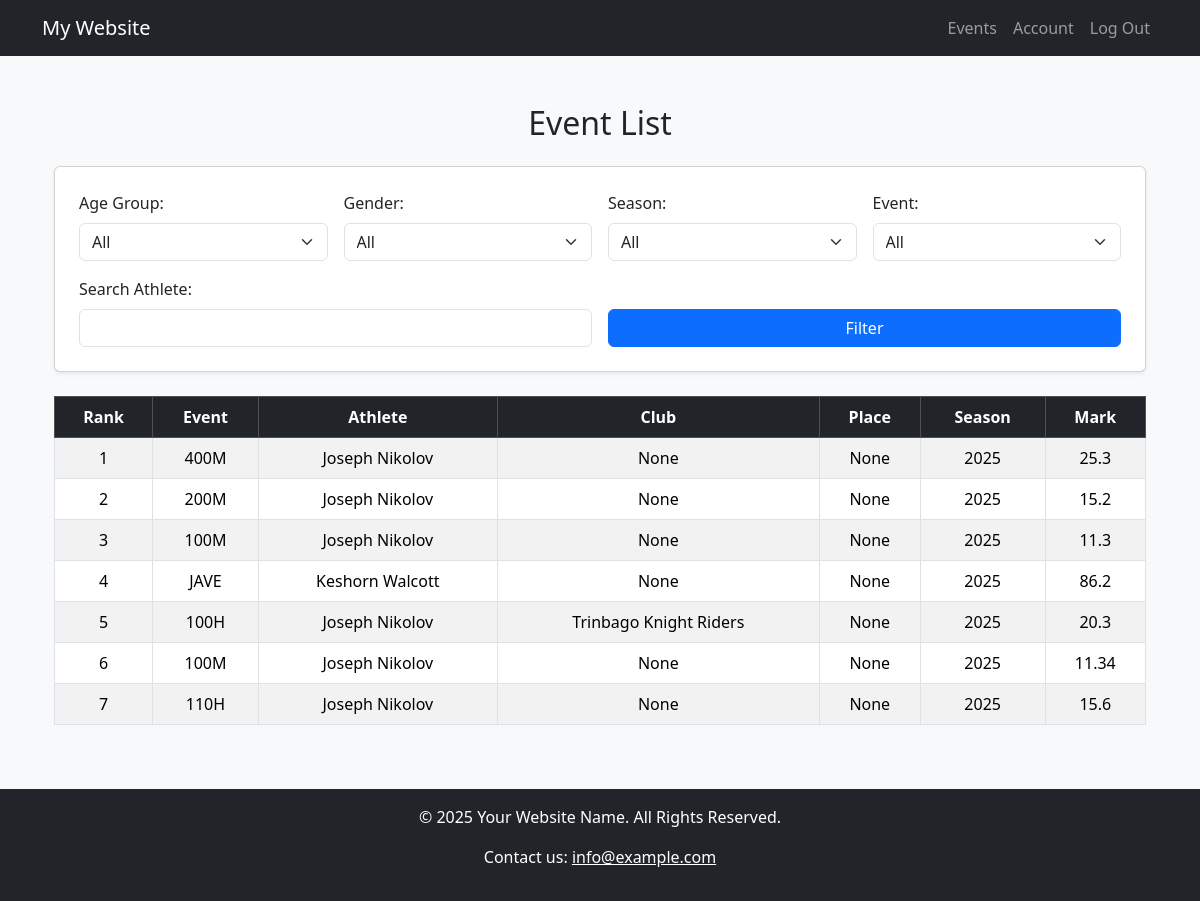
Screenshot of /events/ (signed in) with the database file from the repository.
### webApp/models.py (models this page shows, shortened)
class Match(models.Model):
    AGES = [
        ("OPEN", "Open"),
        ("U-23", "Under-23"),
        ("U-20", "Under-20"),
        ("U-18", "Under-18"),
        ("U-17", "Under-17"),
        ("U-15", "Under-15"),
        ("U-13", "Under-13"),
        ("U-11", "Under-11"),
        ("U-09", "Under-9"),
    ]
    SEASON = [
        (2025, "2025"),
        (2024, "2024"),
        (2023, "2023"),
        (2022, "2022"),
        (2021, "2021"),
        (2020, "2020"),
        (2019, "2019"),
    ]
    EVENTS = [
        ("60M", "60 Meters"),
        ("80M", "80 Meters"),
        ("100M", "100 Meters"),
        ("200M", "200 Meters"),
        ("400M", "400 Meters"),
        ("800M", "800 Meters"),
        ("1000M", "1000 Meters"),
        ("1200M", "1200 Meters"),
        ("1500M", "1500 Meters"),
        ("3000M", "3000 Meters"),
        ("5000M", "5000 Meters"),
        ("10000M", "10000 Meters"),
        ("60H", "60 Hurdles"),
        ("100H", "100 Hurdles"),
        ("110H", "110 Hurdles"),
        ("400H", "400 Hurdles"),
        ("3000SC", "3000 SC"),
        ("4100R", "4×100 Relay"),
        ("4400R", "4×400 Relay"),
        ("HM", "Half Marathon"),
        ("M", "Marathon"),
        ("20KW", "20K Walk"),
        ("PENT", "Pentathlon"),
        ("HEPT", "Heptathlon"),
        ("OCTA", "Octathlon"),
        ("DECA", "Decathlon"),
        ("HJ", "High Jump"),
        ("LJ", "Long Jump"),
        ("TRJ", "Triple Jump"),
        ("PV", "Pole Vault"),
        ("DISCUS", "Discus"),
        ("JAVE", "Javelin"),
        ("HAM", "Hammer"),
        ("SHOT", "Shot Put"),
        ("80H", "80 Hurdles"),
        ("BT", "Ball Throw"),
    ]
    matchID = models.AutoField(primary_key=True)
    athlete = models.ForeignKey(AthleteProfile, on_delete=models.CASCADE, related_name="matches")
    event = models.CharField(max_length=20, choices=EVENTS, null=True)
    windSpeed = models.DecimalField(max_digits=3, decimal_places=1)
    place = models.CharField(max_length=200, null=True, blank=True)
    date = models.DateField(blank=False)
    location = models.CharField(max_length=200)
    mark = models.CharField(max_length=10)
    age = models.CharField(max_length=5, choices=AGES)
    club = models.CharField(max_length=200, default=None, blank=True, null=True)
    personalBest = models.DecimalField(max_digits=10, decimal_places=2, blank=True, null=True)
    season = models.IntegerField(choices=SEASON)
    gender = models.CharField(max_length=6, choices=AthleteProfile.GENDER)

class AthleteProfile(models.Model):
    GENDER = [
        ("MALE", "Male"),
        ("FEMALE", "Female")
    ]
    user = models.OneToOneField(User, on_delete=models.CASCADE, primary_key=True)
    name = models.CharField(max_length=50, null=False, blank=False)
    gender = models.CharField(max_length=6, choices=GENDER)
    weight = models.DecimalField(max_digits=6, decimal_places=2)
    height = models.DecimalField(max_digits=4, decimal_places=2)
    dob = models.DateField()
    biography = models.CharField(max_length=1000, blank=True, null=True)
    smLinks = models.URLField(max_length=500, blank=True, null=True)

### webApp/views.py (the view)
# urls.py: path('events/', views.event_list, name='event_list'),
def event_list(request):
    matches = Match.objects.all()
    users = User.objects.all()
    age_filter = request.GET.get('age', '')
    gender_filter = request.GET.get('gender', '')
    season_filter = request.GET.get('season', '')
    event_filter = request.GET.get('event', '')
    athlete_search = request.GET.get('athlete', '')
    if age_filter:
        matches = matches.filter(age=age_filter)
    if gender_filter:
        matches = matches.filter(gender=gender_filter)
    if season_filter:
        matches = matches.filter(season=season_filter)
    if event_filter:
        matches = matches.filter(event=event_filter)
    if athlete_search:
        matches = matches.filter(athlete__name__icontains=athlete_search)
    event_types = {
        "60M": "ascending",
        "80M": "ascending",
        "100M": "ascending",
        "200M": "ascending",
        "400M": "ascending",
        "800M": "ascending",
        "1000M": "ascending",
        "1200M": "ascending",
        "1500M": "ascending",
        "3000M": "ascending",
        "5000M": "ascending",
        "10000M": "ascending",
        "60H": "ascending",
        "80H": "ascending",
        "100H": "ascending",
        "110H": "ascending",
        "400H": "ascending",
        "3000SC": "ascending",
        "4100R": "ascending",
        "4400R": "ascending",
        "HM": "ascending",   # Half Marathon
        "M": "ascending",    # Marathon
        "20KW": "ascending",
        "PENT": "descending",  # Pentathlon
        "HEPT": "descending",  # Heptathlon
        "OCTA": "descending",  # Octathlon
        "DECA": "descending",  # Decathlon
        "HJ": "descending",  # High Jump
        "LJ": "descending",  # Long Jump
        "TRJ": "descending", # Triple Jump
        "PV": "descending",  # Pole Vault
        "DISCUS": "descending",
        "JAVE": "descending",  # Javelin
        "HAM": "descending",   # Hammer
        "SHOT": "descending",  # Shot Put
        "BT": "descending",    # Ball Throw
    }
    if event_filter and event_filter in event_types:
        if event_types[event_filter] == "ascending":
            matches = matches.order_by("mark")  # Lower is better (race times)
        else:
            matches = matches.order_by("-mark")  # Higher is better (jump distances, throws)
    ranked_matches = []
    previous_mark = None
    rank = 0
    for i, match in enumerate(matches):
        if previous_mark != match.mark:
            rank = i + 1  # Assign new rank if performance differs
        previous_mark = match.mark
        match.rank = rank  # Attach rank dynamically
        ranked_matches.append(match)
    context = {
        'matches': ranked_matches,
        'users': users,
        'age_filter': age_filter,
        'gender_filter': gender_filter,
        'season_filter': season_filter,
        'event_filter': event_filter,
        'athlete_search': athlete_search,
        'age_choices': Match.AGES,
        'event_choices': Match.EVENTS,
        'season_choices': Match.SEASON,
    }
    return render(request, 'website/event_list.html', context)

### webApp/templates/website/event_list.html (shortened to what this page needs)
{% extends 'website/layout.html' %}
{% block body %}
<div class="container my-5">
    <h2 class="text-center mb-4">Event List</h2>
    <div class="card shadow-sm p-4 mb-4">
        <form method="get" class="row g-3">
            <div class="col-md-3">
                <label for="age" class="form-label">Age Group:</label>
                <select name="age" class="form-select">
                    <option value="">All</option>
                </select>
            </div>
            <div class="col-md-3">
                <label for="gender" class="form-label">Gender:</label>
                <select name="gender" class="form-select">
                    <option value="">All</option>
                </select>
            </div>
            <div class="col-md-3">
                <label for="season" class="form-label">Season:</label>
                <select name="season" class="form-select">
                    <option value="">All</option>
                </select>
            </div>
            <div class="col-md-3">
                <label for="event" class="form-label">Event:</label>
                <select name="event" class="form-select">
                    <option value="">All</option>
                </select>
            </div>
            <div class="col-md-6">
                <label for="athlete" class="form-label">Search Athlete:</label>
                <input type="text" name="athlete" value="{{ athlete_search }}" class="form-control">
            </div>
            <div class="col-md-6 d-flex align-items-end">
                <button type="submit" class="btn btn-primary w-100">Filter</button>
            </div>
        </form>
    </div>
    <div class="table-responsive">
        <table class="table table-striped table-bordered text-center">
            <thead class="table-dark">
                <tr>
                    <th>Rank</th>
                    <th>Event</th>
                    <th>Athlete</th>
                    <th>Club</th>
                    <th>Place</th>
                    <th>Season</th>
                    <th>Mark</th>
                </tr>
            </thead>
            <tbody>
                {% for match in matches %}
                <tr>
                    <td>{{ match.rank }}</td>
                    <td>{{ match.event }}</td>
                    <td>{{ match.athlete.name }}</td>
                    <td>{{ match.club }}</td>
                    <td>{{ match.place }}</td>
                    <td>{{ match.season }}</td>
                    <td>{{ match.mark }}</td>
                </tr>
                {% empty %}
                <tr>
                    <td colspan="7" class="text-muted">No matches found.</td>
                </tr>
                {% endfor %}
            </tbody>
        </table>
    </div>
</div>
{% endblock %}

### rows the page displays
Match: rank "1", event "400M", athlete.name "Joseph Nikolov", club "None", place "None", season "2025", mark "25.3"
Match: rank "2", event "200M", athlete.name "Joseph Nikolov", club "None", place "None", season "2025", mark "15.2"
Match: rank "3", event "100M", athlete.name "Joseph Nikolov", club "None", place "None", season "2025", mark "11.3"
Match: rank "4", event "JAVE", athlete.name "Keshorn Walcott", club "None", place "None", season "2025", mark "86.2"
Match: rank "5", event "100H", athlete.name "Joseph Nikolov", club "Trinbago Knight Riders", place "None", season "2025", mark "20.3"
Match: rank "6", event "100M", athlete.name "Joseph Nikolov", club "None", place "None", season "2025", mark "11.34"
Match: rank "7", event "110H", athlete.name "Joseph Nikolov", club "None", place "None", season "2025", mark "15.6"
